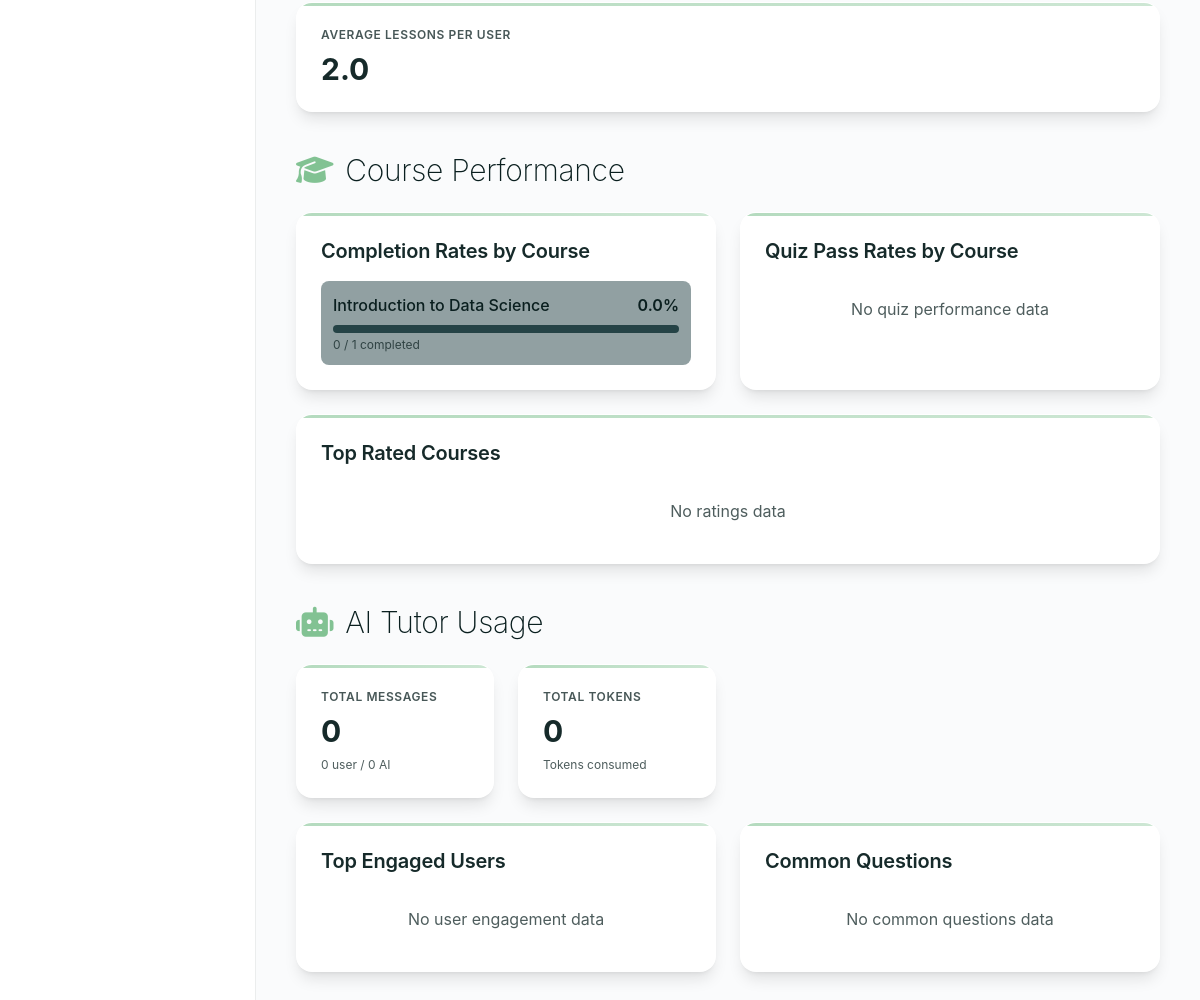
The page /dashboard/analytics/ (signed in, lower part) on the database as committed earlier.
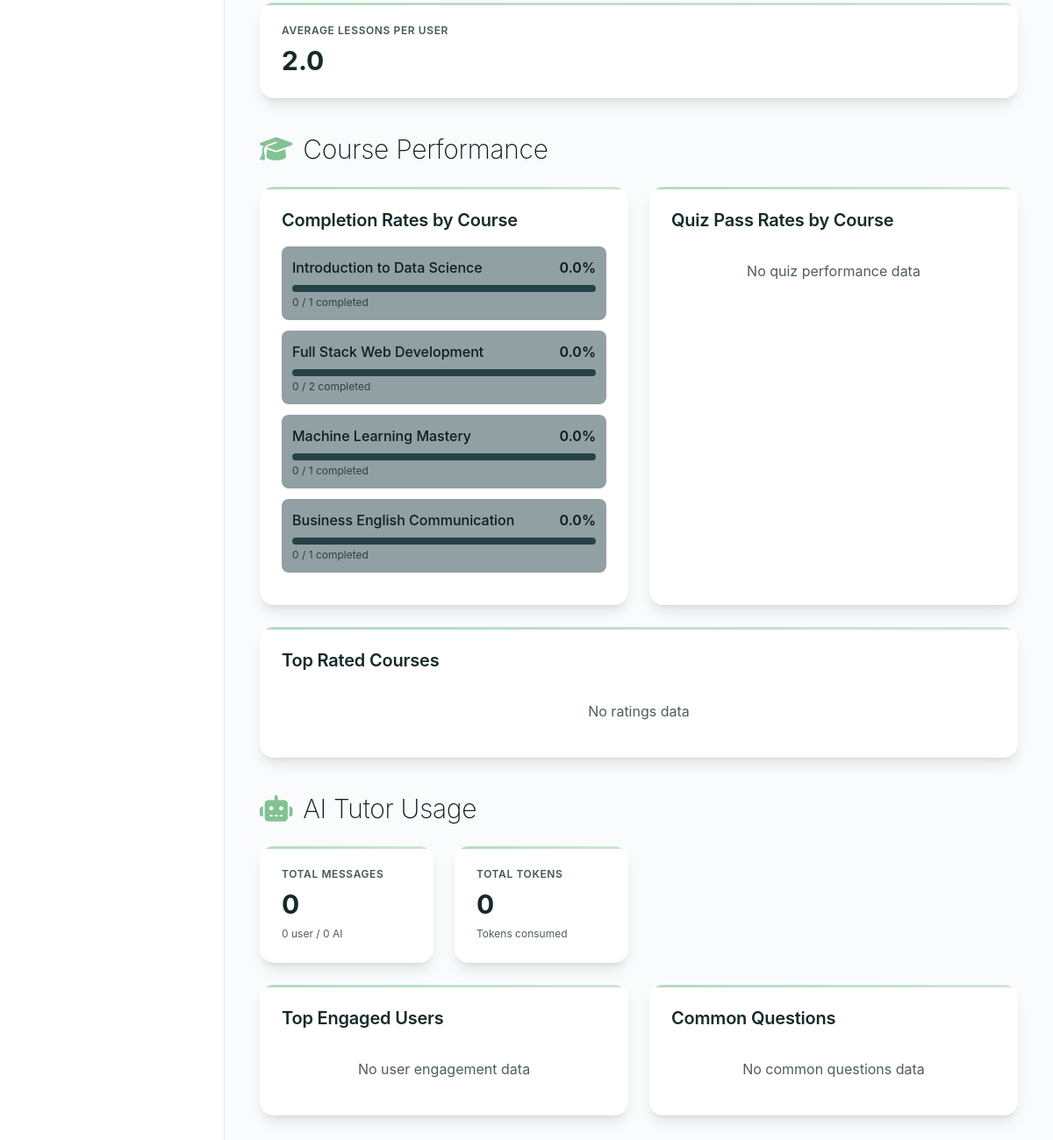
The same page on the database as committed later.
### myApp/models.py (models this page shows, shortened)
class Course(models.Model):
    LEVEL_CHOICES = [
        ('beginner', 'Beginner'),
        ('intermediate', 'Intermediate'),
        ('advanced', 'Advanced'),
    ]
    STATUS_CHOICES = [
        ('draft', 'Draft'),
        ('published', 'Published'),
        ('archived', 'Archived'),
    ]
    COURSE_TYPE_CHOICES = [
        ('recorded', 'Recorded'),
        ('live', 'Live'),
        ('hybrid', 'Hybrid'),
    ]
    title = models.CharField(max_length=200)
    slug = models.SlugField(unique=True)
    description = models.TextField()
    short_description = models.CharField(max_length=300)  # For cards
    outcome = models.CharField(max_length=300)  # What students will achieve
    thumbnail = models.ImageField(upload_to='courses/thumbnails/', blank=True, null=True)
    preview_video = models.URLField(blank=True)  # 30-sec preview URL
    category = models.ForeignKey(Category, on_delete=models.SET_NULL, null=True, related_name='courses')
    level = models.CharField(max_length=20, choices=LEVEL_CHOICES, default='beginner')
    course_type = models.CharField(max_length=20, choices=COURSE_TYPE_CHOICES, default='recorded', help_text='Type of course: Recorded (self-paced), Live (scheduled sessions), or Hybrid (combination)')
    instructor = models.ForeignKey(User, on_delete=models.SET_NULL, null=True, related_name='courses_taught')
    price = models.DecimalField(max_digits=10, decimal_places=2, default=0)
    currency = models.CharField(max_length=3, default='USD')
    is_free = models.BooleanField(default=False)
    estimated_hours = models.PositiveIntegerField(default=10)
    lessons_count = models.PositiveIntegerField(default=0)  # Computed field
    language = models.CharField(max_length=10, default='en')
    available_languages = models.JSONField(default=list)  # ['en', 'es', 'fr']
    has_certificate = models.BooleanField(default=True)
    has_ai_tutor = models.BooleanField(default=True)
    has_quizzes = models.BooleanField(default=True)
    status = models.CharField(max_length=20, choices=STATUS_CHOICES, default='draft')
    meta_title = models.CharField(max_length=70, blank=True)
    meta_description = models.CharField(max_length=160, blank=True)
    enrolled_count = models.PositiveIntegerField(default=0)
    completion_rate = models.FloatField(default=0)  # Percentage
    average_rating = models.FloatField(default=0, validators=[MinValueValidator(0), MaxValueValidator(5)])
    created_at = models.DateTimeField(auto_now_add=True)
    updated_at = models.DateTimeField(auto_now=True)
    published_at = models.DateTimeField(null=True, blank=True)
    class Meta:
        ordering = ['-created_at']

### myApp/views.py (the view, shortened to what this page needs)
        def wrapper(request, *args, **kwargs):
            if not request.user.is_authenticated:
                return redirect('login')
            if 'admin' in allowed_roles and (request.user.is_superuser or request.user.is_staff):
                return view_func(request, *args, **kwargs)

### myApp/context_processors.py (called while the page is built)
def currency_context(request):
    selected_currency = request.session.get('selected_currency', 'USD')
    available_currencies = [choice[0] for choice in CoursePricing.CURRENCY_CHOICES]
    return {
        'selected_currency': selected_currency,
        'available_currencies': available_currencies,
        'currency_choices': CoursePricing.CURRENCY_CHOICES,
    }

### myApp/views.py (called while the page is built, shortened)
def role_required(allowed_roles):
    def decorator(view_func):
        def wrapper(request, *args, **kwargs):
            if not request.user.is_authenticated:
                return redirect('login')
            if 'admin' in allowed_roles and (request.user.is_superuser or request.user.is_staff):
                return view_func(request, *args, **kwargs)
        return wrapper
    return decorator

### myApp/templates/dashboard/analytics.html (shortened to what the changed rows need)
{% extends 'dashboard/base.html' %}
{% block content %}
<div class="w-full max-w-[1800px] mx-auto">
    <div class="mb-8 sm:mb-10">
        <h2 class="text-2xl sm:text-3xl font-extralight text-white mb-6 flex items-center gap-3">
            <i class="fas fa-graduation-cap text-[#82C293]"></i>
            Course Performance
        </h2>
        <div class="grid grid-cols-1 lg:grid-cols-2 gap-6">
            <div class="rounded-2xl bg-[#04363a]/70 backdrop-blur-xl p-6 border border-white/10 shadow-lg">
                <div class="space-y-3 max-h-96 overflow-y-auto">
                    {% for course in course_performance %}
                    <div class="p-3 bg-[#254346]/50 rounded-lg">
                        <div class="flex items-center justify-between mb-2">
                            <span class="text-white font-medium truncate">{{ course.title|truncatechars:35 }}</span>
                            <span class="text-white font-semibold">{{ course.computed_completion_rate|floatformat:1 }}%</span>
                        </div>
                        <div class="h-2 bg-[#254346] rounded-full overflow-hidden mb-1">
                        </div>
                        <div class="text-xs text-white/60">{{ course.completed_enrollments }} / {{ course.total_enrollments }} completed</div>
                    </div>
                    {% empty %}
                    <p class="text-white/60 text-center py-4">No course performance data</p>
                    {% endfor %}
                </div>
            </div>
        </div>
    </div>
    <div class="mb-8 sm:mb-10">
        <h2 class="text-2xl sm:text-3xl font-extralight text-white mb-6 flex items-center gap-3">
            <i class="fas fa-robot text-[#82C293]"></i>
            AI Tutor Usage
        </h2>
    </div>
</div>
{% endblock %}

Rows that differ between the two databases and show on the page:
now on this page (row edited): Course: title "Full Stack Web Development", computed_completion_rate "0.0", completed_enrollments "0", total_enrollments "2"
now on this page (row edited): Course: title "Machine Learning Mastery", computed_completion_rate "0.0", completed_enrollments "0", total_enrollments "1"
now on this page (row edited): Course: title "Business English Communication", computed_completion_rate "0.0", completed_enrollments "0", total_enrollments "1"
